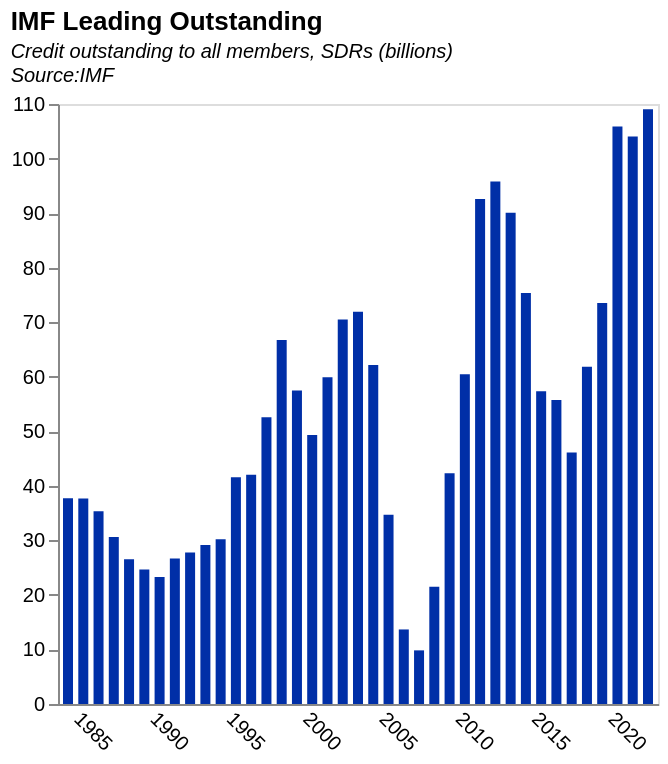

Express this chart as Vega-Lite.
### Vega-Lite specification from a JSON file in a GitHub repository (floating-point values rounded to 4 significant figures)
{"$schema": "https://vega.github.io/schema/vega-lite/v5.json", "title": {"text": "IMF Leading Outstanding", "subtitle": ["Credit outstanding to all members, SDRs (billions)", "Source:IMF"], "subtitleFontStyle": "italic", "subtitleFontSize": 10, "anchor": "start", "color": "black"}, "data": {"values": [{"Date": "08/31/2022", "GRA Purchases": "93769635059", "PRGT 1/2/": "15254184552", "Totals": "109023819611", "Year": "2022"}, {"Date": "12/31/2021", "GRA Purchases": "89474552025", "PRGT 1/2/": "14554823681", "Totals": "104029375706", "Year": "2021"}, {"Date": "12/31/2020", "GRA Purchases": "93408630285", "PRGT 1/2/": "12481816684", "Totals": "105890446969", "Year": "2020"}, {"Date": "12/31/2019", "GRA Purchases": "66945509865", "PRGT 1/2/": "6590835450", "Totals": "73536345315", "Year": "2019"}, {"Date": "12/31/2018", "GRA Purchases": "55395611392", "PRGT 1/2/": "6426181029", "Totals": "61821792421", "Year": "2018"}, {"Date": "12/31/2017", "GRA Purchases": "39585385873", "PRGT 1/2/": "6522280669", "Totals": "46107666542", "Year": "2017"}, {"Date": "12/31/2016", "GRA Purchases": "49267630851", "PRGT 1/2/": "6482647937", "Totals": "55750278788", "Year": "2016"}, {"Date": "12/31/2015", "GRA Purchases": "50757840741", "PRGT 1/2/": "6575911158", "Totals": "57333751899", "Year": "2015"}, {"Date": "12/31/2014", "GRA Purchases": "69041563463", "PRGT 1/2/": "6292755583", "Totals": "75334319046", "Year": "2014"}, {"Date": "12/31/2013", "GRA Purchases": "83899249061", "PRGT 1/2/": "6174392682", "Totals": "90073641743", "Year": "2013"}, {"Date": "12/31/2012", "GRA Purchases": "90042348252", "PRGT 1/2/": "5766292503", "Totals": "95808640755", "Year": "2012"}, {"Date": "12/31/2011", "GRA Purchases": "87276915790", "PRGT 1/2/": "5308609594", "Totals": "92585525384", "Year": "2011"}, {"Date": "12/31/2010", "GRA Purchases": "55620104510", "PRGT 1/2/": "4819344134", "Totals": "60439448644", "Year": "2010"}, {"Date": "12/31/2009", "GRA Purchases": "37221142436", "PRGT 1/2/": "5079705286", "Totals": "42300847722", "Year": "2009"}, {"Date": "12/31/2008", "GRA Purchases": "17514964723", "PRGT 1/2/": "3972372030", "Totals": "21487336753", "Year": "2008"}, {"Date": "12/31/2007", "GRA Purchases": "6036146757", "PRGT 1/2/": "3796945581", "Totals": "9833092338", "Year": "2007"}, {"Date": "12/31/2006", "GRA Purchases": "9822640239", "PRGT 1/2/": "3844020520", "Totals": "13666660759", "Year": "2006"}, {"Date": "12/31/2005", "GRA Purchases": "28432143237", "PRGT 1/2/": "6282121668", "Totals": "34714264905", "Year": "2005"}, {"Date": "12/31/2004", "GRA Purchases": "55373766674", "PRGT 1/2/": "6766029353", "Totals": "62139796027", "Year": "2004"}, {"Date": "12/31/2003", "GRA Purchases": "65032062712", "PRGT 1/2/": "6880893268", "Totals": "71912955980", "Year": "2003"}, {"Date": "12/31/2002", "GRA Purchases": "63601058794", "PRGT 1/2/": "6868671012", "Totals": "70469729806", "Year": "2002"}, {"Date": "12/31/2001", "GRA Purchases": "53477225409", "PRGT 1/2/": "6424578684", "Totals": "59901804093", "Year": "2001"}, {"Date": "12/31/2000", "GRA Purchases": "42990531049", "PRGT 1/2/": "6331595468", "Totals": "49322126517", "Year": "2000"}, {"Date": "12/31/1999", "GRA Purchases": "51061861875", "PRGT 1/2/": "6434274362", "Totals": "57496136237", "Year": "1999"}, {"Date": "12/31/1998", "GRA Purchases": "60451017051", "PRGT 1/2/": "6288825925", "Totals": "66739842976", "Year": "1998"}, {"Date": "12/31/1997", "GRA Purchases": "46559033783", "PRGT 1/2/": "6009867422", "Totals": "52568901205", "Year": "1997"}, {"Date": "12/31/1996", "GRA Purchases": "36127472805", "PRGT 1/2/": "5881609752", "Totals": "42009082557", "Year": "1996"}, {"Date": "12/31/1995", "GRA Purchases": "35929173412", "PRGT 1/2/": "5657438528", "Totals": "41586611940", "Year": "1995"}, {"Date": "12/31/1994", "GRA Purchases": "25611676952", "PRGT 1/2/": "4599768498", "Totals": "30211445450", "Year": "1994"}, {"Date": "12/31/1993", "GRA Purchases": "25196745031", "PRGT 1/2/": "3942792899", "Totals": "29139537930", "Year": "1993"}, {"Date": "12/31/1992", "GRA Purchases": "23967172718", "PRGT 1/2/": "3804463796", "Totals": "27771636514", "Year": "1992"}, {"Date": "12/31/1991", "GRA Purchases": "23378573926", "PRGT 1/2/": "3285717796", "Totals": "26664291722", "Year": "1991"}, {"Date": "12/31/1990", "GRA Purchases": "20731851093", "PRGT 1/2/": "2571911617", "Totals": "23303762710", "Year": "1990"}, {"Date": "12/31/1989", "GRA Purchases": "22315104224", "PRGT 1/2/": "2334886562", "Totals": "24649990786", "Year": "1989"}, {"Date": "12/31/1988", "GRA Purchases": "24750004884", "PRGT 1/2/": "1773964293", "Totals": "26523969177", "Year": "1988"}, {"Date": "12/31/1987", "GRA Purchases": "28751979125", "PRGT 1/2/": "1866342930", "Totals": "30618322055", "Year": "1987"}, {"Date": "12/31/1986", "GRA Purchases": "33334905644", "PRGT 1/2/": "2013169931", "Totals": "35348075575", "Year": "1986"}, {"Date": "12/31/1985", "GRA Purchases": "35194787249", "PRGT 1/2/": "2470247948", "Totals": "37665035197", "Year": "1985"}, {"Date": "12/31/1984", "GRA Purchases": "34936772393", "PRGT 1/2/": "2769874900", "Totals": "37706647293", "Year": "1984"}, {"Date": "", "GRA Purchases": "", "PRGT 1/2/": "", "Totals": "", "Year": ""}, {"Date": "", "GRA Purchases": "", "PRGT 1/2/": "", "Totals": "", "Year": ""}, {"Date": " 1/ Includes loans under the Structural Adjustment Facility and Trust Fund.", "GRA Purchases": "", "PRGT 1/2/": "", "Totals": "", "Year": ""}, {"Date": "", "GRA Purchases": "", "PRGT 1/2/": "", "Totals": "", "Year": ""}, {"Date": " 2/ Formerly PRGF-ESF.", "GRA Purchases": "", "PRGT 1/2/": "", "Totals": "", "Year": ""}], "format": {"parse": {"Year": "date"}}}, "transform": [{"calculate": "datum.Totals/1000000000", "as": "billions"}], "height": 300, "width": 300, "mark": {"type": "bar", "color": "rgb(0,47,167"}, "encoding": {"x": {"field": "Year", "type": "temporal", "axis": {"title": null, "grid": false, "ticks": false, "labelAngle": 45}}, "y": {"field": "billions", "type": "quantitative", "title": "", "axis": {"grid": false}}}}
